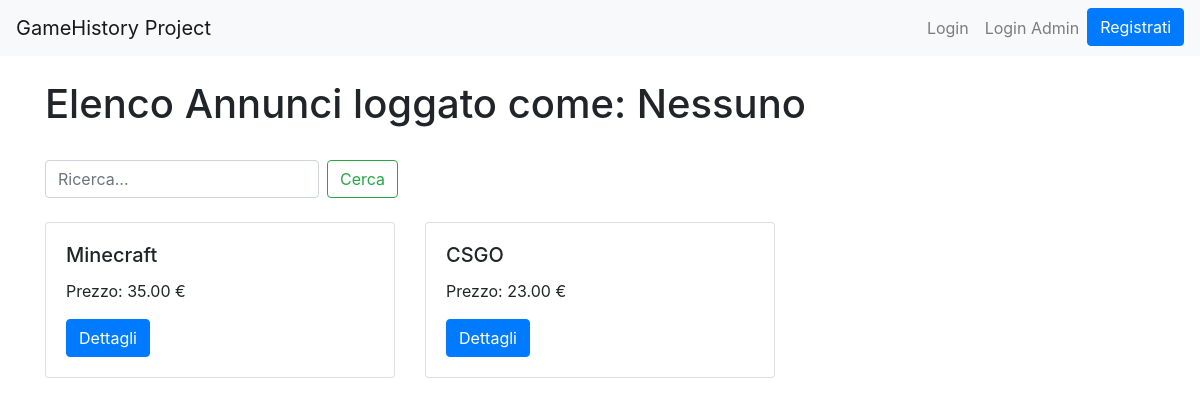
The page / on the database its author committed.
### marketplace/models.py (models this page shows, shortened)
class Listing(models.Model):
    user = models.ForeignKey(User, on_delete=models.CASCADE)  # Foreign Key sullo user
    game = models.ForeignKey(Game, on_delete=models.CASCADE)  # Foreign Key sul gioco collegato
    price = models.DecimalField(max_digits=10, decimal_places=2) # campo del prezzo
    quantity = models.PositiveIntegerField(default=1)  # campo della quantità disponibile dell'annuncio
    created_at = models.DateTimeField(auto_now_add=True)  # campo che riguarda la data di pubblicazione)
    is_available = models.BooleanField(default=True)  # campo che riguarda la disponibilità per la visione sulla home principale

class Game(models.Model):
    title = models.CharField(max_length=100)
    release_date = models.DateField()
    genre = models.CharField(max_length=50)
    category = models.CharField(max_length=50)
    platform = models.CharField(max_length=50)
    description = models.TextField()

### marketplace/views.py (the view)
# urls.py: path('', views.home, name='home'),
def home(request):
    listings = Listing.objects.filter(is_available=True)  # Filtra solo gli annunci disponibili
    context = {
        'listings': listings,
    }
    return render(request, 'marketplace/home.html', context)

### marketplace/templates/marketplace/home.html (shortened to what this page needs)
<!DOCTYPE html>
<html>
<head>
    <link href="https://stackpath.bootstrapcdn.com/bootstrap/4.5.2/css/bootstrap.min.css" rel="stylesheet">
</head>
<body>
    <nav class="navbar navbar-expand-lg navbar-light bg-light">
        <a class="navbar-brand" href="{% url 'home'%}">GameHistory Project</a>
        <div class="collapse navbar-collapse" id="navbarNav">
            <ul class="navbar-nav ml-auto">
                {% if user.is_authenticated %}
                    <li class="nav-item">
                        <a class="nav-link" href="{% url 'user_profile' %}">Il tuo account</a>
                    </li>
                    <li class="nav-item">
                        <a class="nav-link" href="{% url 'manage_offers' %}">Gestione offerte</a>
                    </li>
                    <li class="nav-item">
                        <a class="nav-link" href="{% url 'create_listing' %}">Crea annuncio</a>
                    </li>
                    {% if user.is_superuser %}
                    <li class="nav-item">
                        <a class="btn btn-outline-danger" href="{% url 'admin:index' %}">Admin Dashboard</a>
                    </li>
                    {% endif %}
                    <li class="nav-item">
                        <form method="post" action="{% url 'logout' %}" class="form-inline">
                            {% csrf_token %}
                            <button type="submit" class="btn btn-outline-danger">Logout</button>
                        </form>
                    </li>
                {% else %}
                    <li class="nav-item">
                        <a class="nav-link" href="{% url 'login' %}">Login</a>
                    </li>
                    <li class="nav-item">
                        <a class="nav-link" href="{% url 'admin:index' %}">Login Admin</a>
                    </li>
                    <li class="nav-item">
                        <a class="btn btn-primary" href="{% url 'signup' %}">Registrati</a>
                    </li>
                {% endif %}
            </ul>
        </div>
    </nav>
    <div class="container mt-4">
        <div class="row mb-4">
            <div class="col-md-12">
                {% if user.username == "" %}
                    <h1>Elenco Annunci loggato come: Nessuno</h1>
                {% else %}
                    <h1>Elenco Annunci loggato come: {{user.username}}</h1>
                {% endif %}
            </div>
        </div>
        <div class="row mb-4">
            <div class="col-md-12">
                <form method="GET" action="{% url 'search_listings' %}" class="form-inline my-2 my-lg-0">
                    <input class="form-control mr-sm-2" type="search" name="query" placeholder="Ricerca..." aria-label="Search">
                    <button class="btn btn-outline-success my-2 my-sm-0" type="submit">Cerca</button>
                </form>
            </div>
        </div>
        <div class="row">
            {% for listing in listings %}
                <div class="col-md-4 mb-4">
                    <div class="card">
                        <div class="card-body">
                            <h5 class="card-title">{{ listing.game.title }}</h5>
                            <p class="card-text">Prezzo: {{ listing.price }} €</p>
                            <a href="{% url 'listing_detail' listing.id %}" class="btn btn-primary">Dettagli</a>
                        </div>
                    </div>
                </div>
                {% empty %}
                <div class="col-md-12 mb-12">
                    <p class="alert alert-warning" style="text-align:center">Nessun annuncio caricato al momento</p>
                </div>
            {% endfor %}
        </div>
    </div>
</body>
</html>

### rows shown on the page
Listing: game "Minecraft", price "35.00"
Listing: game "CSGO", price "23.00"
